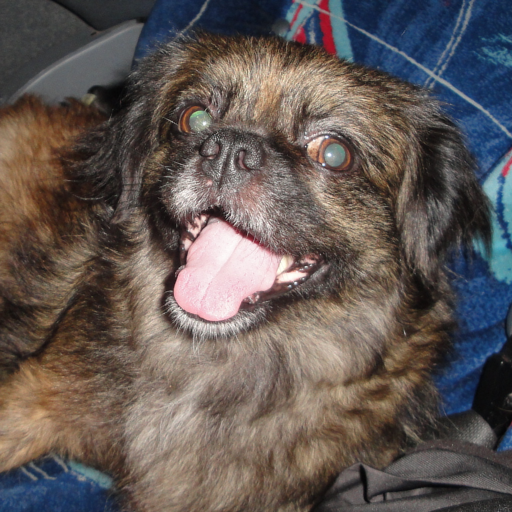
//> input picture C++/imageTest/geometric_transformations/reflection/chicky_512.png, 512 x 512 px
$ ./reflection chicky_512.png   (built with g++ and OpenCV 4)
//> lines starting //> are read from the running program, lines starting //| are printed output that depends on the picture
#include <opencv2/opencv.hpp>
#include <iostream>

using namespace std;
using namespace cv;

int main(int argc, char const *argv[]) {

  Mat img = imread(argv[1]);
//> img is the input picture: 512 rows x 512 cols, CV_8UC3; mean B, G, R 85.8, 89.1, 98.5
  Mat dst1,dst2;
  if(!img.data){

    std::cout << "Cannot open image" << std::endl;
    return -1;

  }
  //Horizontal reflection
  Mat H = (Mat_<double>(2,3)<<-1,0,img.cols,0,1,0);
//> H = [[-1, 0, 512], [0, 1, 0]]
  warpAffine(img, dst1, H, img.size());
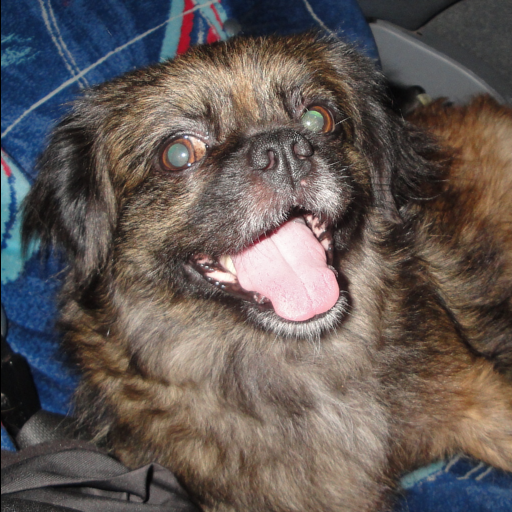
//> dst1: 512 rows x 512 cols, CV_8UC3; mean B, G, R 85.6, 89, 98.3

  //Vertical Reflection
  Mat V = (Mat_<double>(2,3)<<1,0,0,0,-1,img.rows);
//> V = [[1, 0, 0], [0, -1, 512]]
  warpAffine(img, dst2, V, img.size());
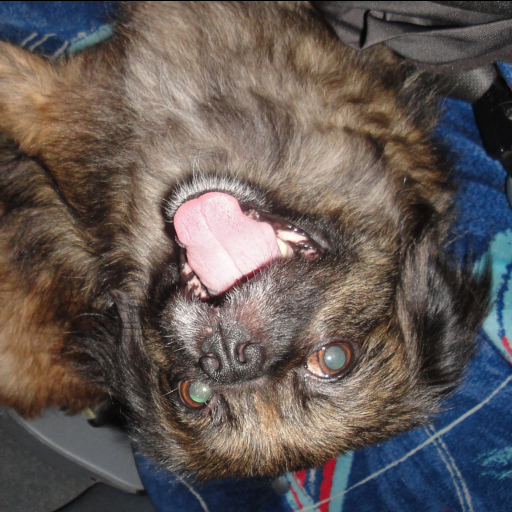
//> dst2: 512 rows x 512 cols, CV_8UC3; mean B, G, R 85.6, 89, 98.4

  imshow("Original", img);
  imshow("Horizontal Reflection", dst1);
  imshow("Vertical reflection", dst2);

  waitKey(0);
  return 0;
}
